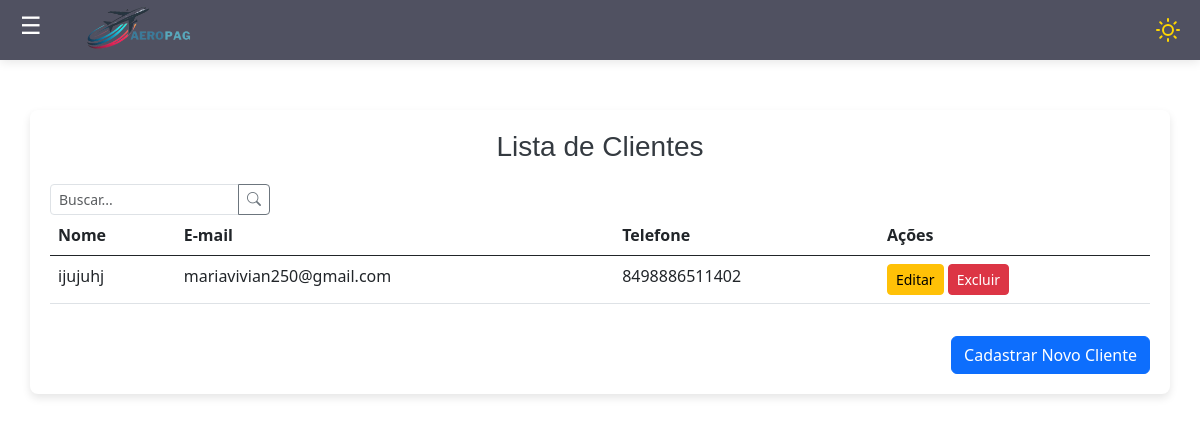
Page /clientes/ (signed in) on the earlier database version.
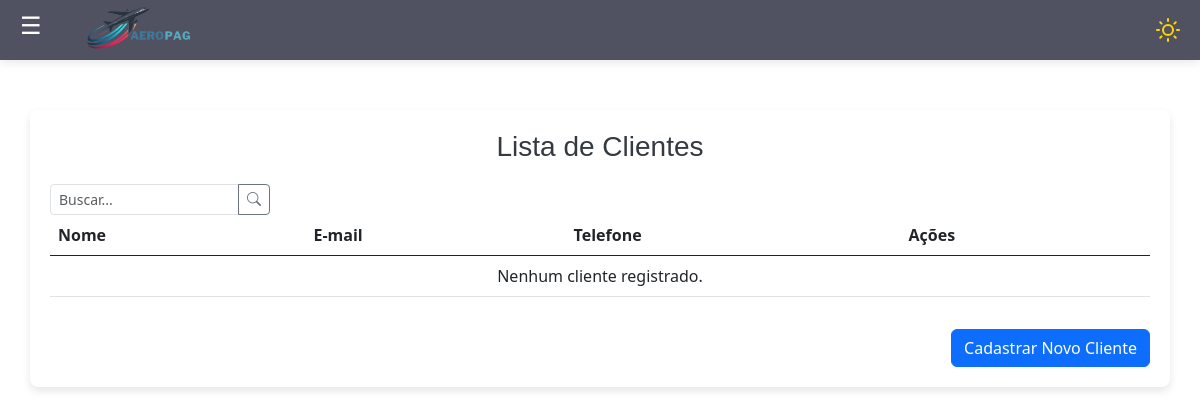
Same page on the later database version.
### clientes/models.py (models this page shows, shortened)
class Cliente(models.Model):
    usuario = models.ForeignKey(User, on_delete=models.CASCADE, null=True, blank=True)
    cli_nome = models.CharField(max_length=255)
    cli_email = models.EmailField()
    cli_telefone = models.CharField(max_length=20)

### clientes/views.py (the view)
# urls.py: path('clientes/', ClienteList.as_view(), name='listar-clientes'),
class ClienteList(LoginRequiredMixin, ListView):
    login_url = reverse_lazy('login')
    model = Cliente
    template_name = 'listas/cliente.html'
    def get_queryset(self):
        return Cliente.objects.filter(usuario=self.request.user)

### clientes/templates/listas/cliente.html (shortened to what this page needs)
{% extends 'modelo.html' %}
{% load static %}
{% block conteudo %}
<link href="https://cdn.jsdelivr.net/npm/bootstrap@5.3.0-alpha1/dist/css/bootstrap.min.css" rel="stylesheet">
<link rel="stylesheet" href="https://cdnjs.cloudflare.com/ajax/libs/font-awesome/6.0.0-beta3/css/all.min.css">
<div class="container">
    <h3>Lista de Clientes</h3>
    <div class="input-group" style="max-width: 20%;">
        <input type="text" class="form-control form-control-sm" id="search-lembrete" placeholder="Buscar...">
        <button class="btn btn-outline-secondary btn-sm" type="button">
            <i class="bi bi-search"></i>
        </button>
    </div>
    <div class="table-responsive">
        <table class="table" id="clientes-table">
            <thead>
                <tr>
                    <th scope="col">Nome</th>
                    <th scope="col">E-mail</th>
                    <th scope="col">Telefone</th>
                    <th scope="col">Ações</th>
                </tr>
            </thead>
            <tbody>
                {% for cliente in object_list %}
                <tr>
                    <td class="cli-nome">{{ cliente.cli_nome }}</td>
                    <td class="cli-email">{{ cliente.cli_email }}</td>
                    <td class="cli-telefone">{{ cliente.cli_telefone }}</td>
                    <td>
                        <a href="{% url 'editar-cliente' cliente.pk %}" class="btn btn-warning btn-sm" title="Editar">Editar</a>
                        <form action="{% url 'excluir-cliente' cliente.pk %}" method="POST" style="display:inline;">
                            <button type="submit" class="btn btn-danger btn-sm" title="Excluir">Excluir</button>
                        </form>
                    </td>
                </tr>
                {% empty %}
                <tr>
                    <td colspan="4" class="text-center">Nenhum cliente registrado.</td>
                </tr>
                {% endfor %}
            </tbody>
        </table>
    </div>
    <div class="text-end mt-3">
        <a href="{% url 'criar-cliente' %}" class="btn btn-primary">Cadastrar Novo Cliente</a>
    </div>
</div>
{% endblock %}

### paginas/templates/modelo.html (shortened to what this page needs)
{% load static %}
<!DOCTYPE html>
<html lang="pt-br">
<head>
    <link rel="stylesheet" href="{% static 'css/bootstrap.min.css' %}">
    <link rel="stylesheet" href="{% static 'css/estilo.css' %}">
    <link href="https://cdn.jsdelivr.net/npm/bootstrap-icons/font/bootstrap-icons.css" rel="stylesheet">
</head>
<body>
    <header class="header-bar">
        <div class="menu-logo-container">
            <span class="menu-icon" onclick="toggleSidebar()">☰</span>
            <img src="{% static 'img/copia02.png' %}" alt="Logo" class="logo" />
        </div>
        <div class="theme-icons">
        </div>
    </header>
<div class="content" id="content">
    {% block conteudo %}
    {% endblock %}
</body>
</html>

### static/css/estilo.css (style rules this page uses)
body { background-color: #84aea4; }

### paginas/templates/modelo.html (style rules this page uses)
.header-bar { width: 100%; background-color: rgb(80, 81, 97); color: white; padding: 10px 20px; display: flex; align-items: center; justify-content: space-between; position: fixed; top: 0; z-index: 999; height: 60px; box-shadow: 0 2px 10px rgba(0, 0, 0, 0.1); }
.theme-icons { display: flex; align-items: center; justify-content: flex-end; margin-left: auto; }
#sun-icon, #moon-icon { width: 24px; height: 24px; cursor: pointer; transition: transform 0.3s ease; margin-left: 10px; }
body { margin: 0; font-family: Arial, sans-serif; display: flex; min-height: 100vh; overflow-x: hidden; flex-direction: column; background-color: white; transition: background-color 0.3s, color 0.3s; }
body.light { background-color: #ffffff; color: #000000; }
.content { margin-left: 0; transition: margin-left 0.3s ease; padding: 20px; margin-top: 60px; }
.form-control { border-radius: 20px; padding-left: 30px; }
.menu-icon { font-size: 24px; cursor: pointer; margin-right: 30px; }
.logo { width: 130px; height: auto; margin-right: 20px; padding-top: 10px; }

### clientes/templates/listas/cliente.html (style rules this page uses)
h3 { text-align: center; }
body { background-color: #e9eaeb; }
.container { margin-top: 30px; padding: 20px; border-radius: 8px; background-color: white; box-shadow: 0 4px 8px rgba(0, 0, 0, 0.1); }
h3 { color: #343a40; margin-bottom: 20px; }

Differences in the rows shown:
removed Cliente: cli_nome "ijujuhj", cli_email "mariavivian250@gmail.com", cli_telefone "8498886511402"
Other differences:
text now shown: "Nenhum cliente registrado."
